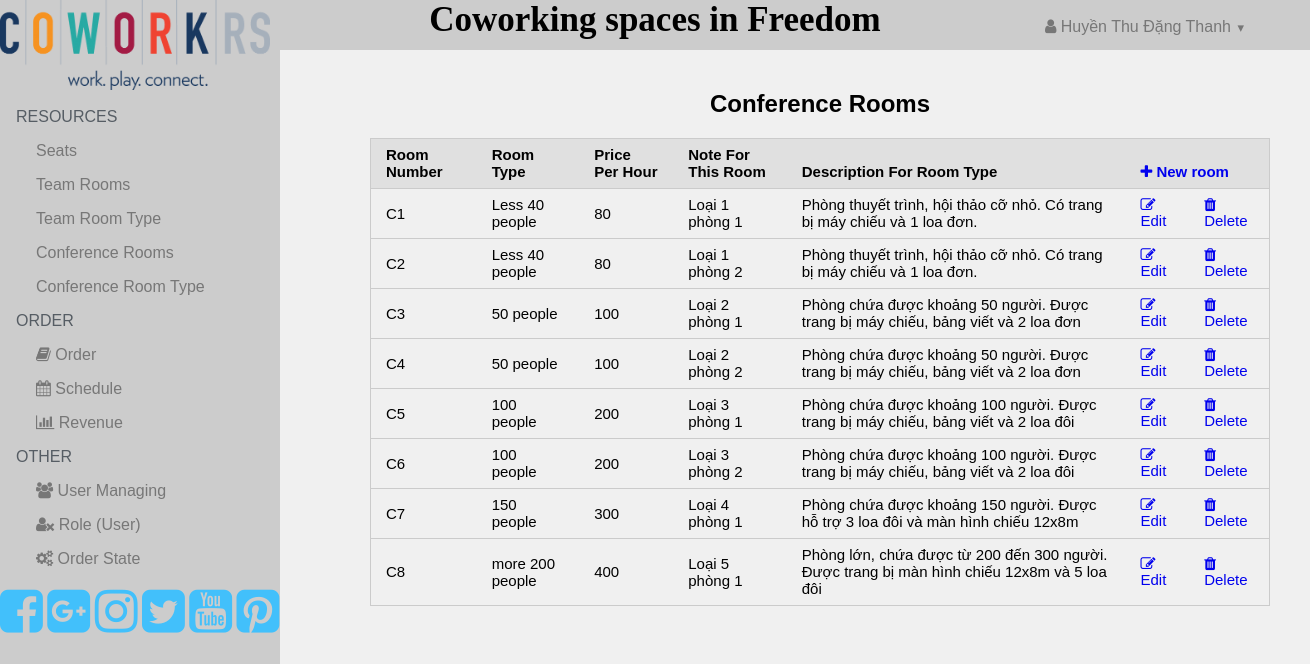
The app's page /Manage/Admin/ConferenceRoom.php (signed in) with its own data.
### tables this page shows
CREATE TABLE `conferencerooms` (
  `roomNumber` varchar(5) NOT NULL,
  `roomType` varchar(5) DEFAULT NULL,
  `description` text
);

CREATE TABLE `conferenceroomtypes` (
  `code` varchar(5) NOT NULL,
  `name` varchar(20) NOT NULL,
  `pricePerHour` float NOT NULL,
  `note` text
);

### Views/Admin/conferenceroom/conferenceroom_view.php (called while the page is built, shortened)
<?php
	class conferenceroomView
	{
		public static function showList($arr)
		{
			include("conferenceroom_managing.php");
		}
	}
?>

### Model/Dto/conferenceroomsDto.php (called while the page is built, shortened)
<?php
	class conferenceroomsDto
	{
		private  $roomNumber;
		private  $description;
		private  $roomtypename;
		private  $priceperhour;
		private  $note;
		public function setroomNumber($roomNumber)
		{
			$this->roomNumber = $roomNumber;
		}
		public function getroomNumber()
		{
			return $this->roomNumber;
		}
		public function setdescription($description)
		{
			$this->description = $description;
		}
		public function getdescription()
		{
			return $this->description;
		}
		public function setRoomTypeName($roomtypename)
		{
			$this->roomtypename = $roomtypename;
		}
		public function getRoomTypeName()
		{
			return $this->roomtypename;
		}
		public function setpriceperhour($priceperhour)
		{
			$this->priceperhour = $priceperhour;
		}
		public function getpriceperhour()
		{
			return $this->priceperhour;
		}
		public function setnote($note)
		{
			$this->note = $note;
		}
		public function getnote()
		{
			return $this->note;
		}
	}
?>

### Model/Dao/conferenceroomsDao.php (called while the page is built, shortened)
<?php
	class conferenceroomsDao extends baseDao
	{
		public function getAll()
		{
			$arr = array();
			$query = "SELECT * FROM conferencerooms JOIN conferenceroomtypes ON conferencerooms.roomType=conferenceroomtypes.code";
			$result = $this->executeSelect($query);
			while($row = mysqli_fetch_array($result))
			{
				$conferenceroomsDto=$this->getDtoFromRowGetAll($row);
				$arr[] = $conferenceroomsDto;
			}
			return $arr;
		}
		private function getDtoFromRowGetAll($row)
		{
			$conferenceroomsDto = new conferenceroomsDto();
			$conferenceroomsDto->setroomNumber($row["roomNumber"]);
			$conferenceroomsDto->setroomType($row["roomType"]);
			$conferenceroomsDto->setdescription($row["description"]);
			$conferenceroomsDto->setRoomTypeName($row["name"]);
			$conferenceroomsDto->setpriceperhour($row["pricePerHour"]);
			$conferenceroomsDto->setnote($row["note"]);
			return $conferenceroomsDto;
		}
	}
?>

### Model/Dao/baseDao.php (called while the page is built, shortened)
<?php
class baseDao
{
	private $con;
	private $host;
	private $userDB;
	private $passDB;
	private $dbname;
	public function __construct()
	{
		$this->host="localhost";
		$this->userDB="root";
		$this->passDB="";
		$this->dbname="booking_reserve";
	}
	protected function ConnectDB()
	{
		$this->con= mysqli_connect($this->host, $this->userDB, $this->passDB, $this->dbname);
		mysqli_set_charset($this->con,'utf8');
	}
	protected function executeSelect($query)
	{
		return mysqli_query($this->con,$query);
	}
}
?>

### Model/Logic/conferenceroomsLogic.php (called while the page is built, shortened)
<?php
	class conferenceroomsLogic
	{
		public static function instance()
		{
			return new conferenceroomsLogic();
		}
		public function getAll()
		{
			return conferenceroomsDao::instance()->getAll();
		}
	}
?>

### Views/Admin/conferenceroom/conferenceroom_managing.php (the view, shortened to what this page needs)
<!DOCTYPE html PUBLIC "-//W3C//DTD XHTML 1.0 Transitional//EN" "http://www.w3.org/TR/xhtml1/DTD/xhtml1-transitional.dtd">
<html xmlns="http://www.w3.org/1999/xhtml">
<head>
</head>
<body>
<h2>Conference Rooms</h2>
<table border="1" cellspacing="0" class="pure-table pure-table-horizontal">
<thead>
  <tr>
    <th scope="col">Room Number</th>
    <th scope="col">Room Type</th>
    <th scope="col">Price Per Hour</th>
    <th scope="col">Note For This Room</th>
    <th scope="col">Description For Room Type</th>
    <th scope="col" colspan="2"><a href="?action=add"><i class="fa fa-plus"></i> New room</a></th>
  </tr>
</thead>
<tbody>
  <?php
  	foreach($arr as $conferenceroomsDto){
  ?>
  <tr>
    <td><?php echo $conferenceroomsDto->getroomNumber(); ?></td>
    <td><?php echo $conferenceroomsDto->getRoomTypeName(); ?></td>
    <td><?php echo $conferenceroomsDto->getpriceperhour(); ?></td>
    <td><?php echo $conferenceroomsDto->getdescription(); ?></td>
    <td><?php echo $conferenceroomsDto->getnote(); ?></td>
    <td><a href="?action=edit&id=<?php echo $conferenceroomsDto->getroomNumber(); ?>"><i class="fa fa-edit"></i> Edit</a></td>
    <td><a href="?action=delete&id=<?php echo $conferenceroomsDto->getroomNumber(); ?>"
    		onclick="return confirm ('Delete <?php echo $conferenceroomsDto->getroomNumber(); ?>')"><i class="fa fa-trash"></i> Delete</a></td>
  </tr>
  <?php } ?>
</tbody>
</table>
</body>
</html>

### Views/Admin/conferenceroom/conferenceroom_managing.php (style rules this page uses)
table { font-family:Tahoma, Geneva, sans-serif; font-size:15px; }

### records on screen
conferencerooms: roomNumber "C1", roomType.name "Less 40 people", roomType.pricePerHour "80", description "Loại 1 phòng 1", roomType.note "Phòng thuyết trình, hội thảo cỡ nhỏ. Có trang bị máy chiếu và 1 loa đơn."
conferencerooms: roomNumber "C2", roomType.name "Less 40 people", roomType.pricePerHour "80", description "Loại 1 phòng 2", roomType.note "Phòng thuyết trình, hội thảo cỡ nhỏ. Có trang bị máy chiếu và 1 loa đơn."
conferencerooms: roomNumber "C3", roomType.name "50 people", roomType.pricePerHour "100", description "Loại 2 phòng 1", roomType.note "Phòng chứa được khoảng 50 người. Được trang bị máy chiếu, bảng viết và 2 loa đơn"
conferencerooms: roomNumber "C4", roomType.name "50 people", roomType.pricePerHour "100", description "Loại 2 phòng 2", roomType.note "Phòng chứa được khoảng 50 người. Được trang bị máy chiếu, bảng viết và 2 loa đơn"
conferencerooms: roomNumber "C5", roomType.name "100 people", roomType.pricePerHour "200", description "Loại 3 phòng 1", roomType.note "Phòng chứa được khoảng 100 người. Được trang bị máy chiếu, bảng viết và 2 loa đôi"
conferencerooms: roomNumber "C6", roomType.name "100 people", roomType.pricePerHour "200", description "Loại 3 phòng 2", roomType.note "Phòng chứa được khoảng 100 người. Được trang bị máy chiếu, bảng viết và 2 loa đôi"
conferencerooms: roomNumber "C7", roomType.name "150 people", roomType.pricePerHour "300", description "Loại 4 phòng 1", roomType.note "Phòng chứa được khoảng 150 người. Được hỗ trợ 3 loa đôi và màn hình chiếu 12x8m"
conferencerooms: roomNumber "C8", roomType.name "more 200 people", roomType.pricePerHour "400", description "Loại 5 phòng 1", roomType.note "Phòng lớn, chứa được từ 200 đến 300 người. Được trang bị màn hình chiếu 12x8m và 5 loa đôi"

### other values on screen
usersDao::instance()->getName($_SESSION['user']) "Huyền Thu Đặng Thanh"
